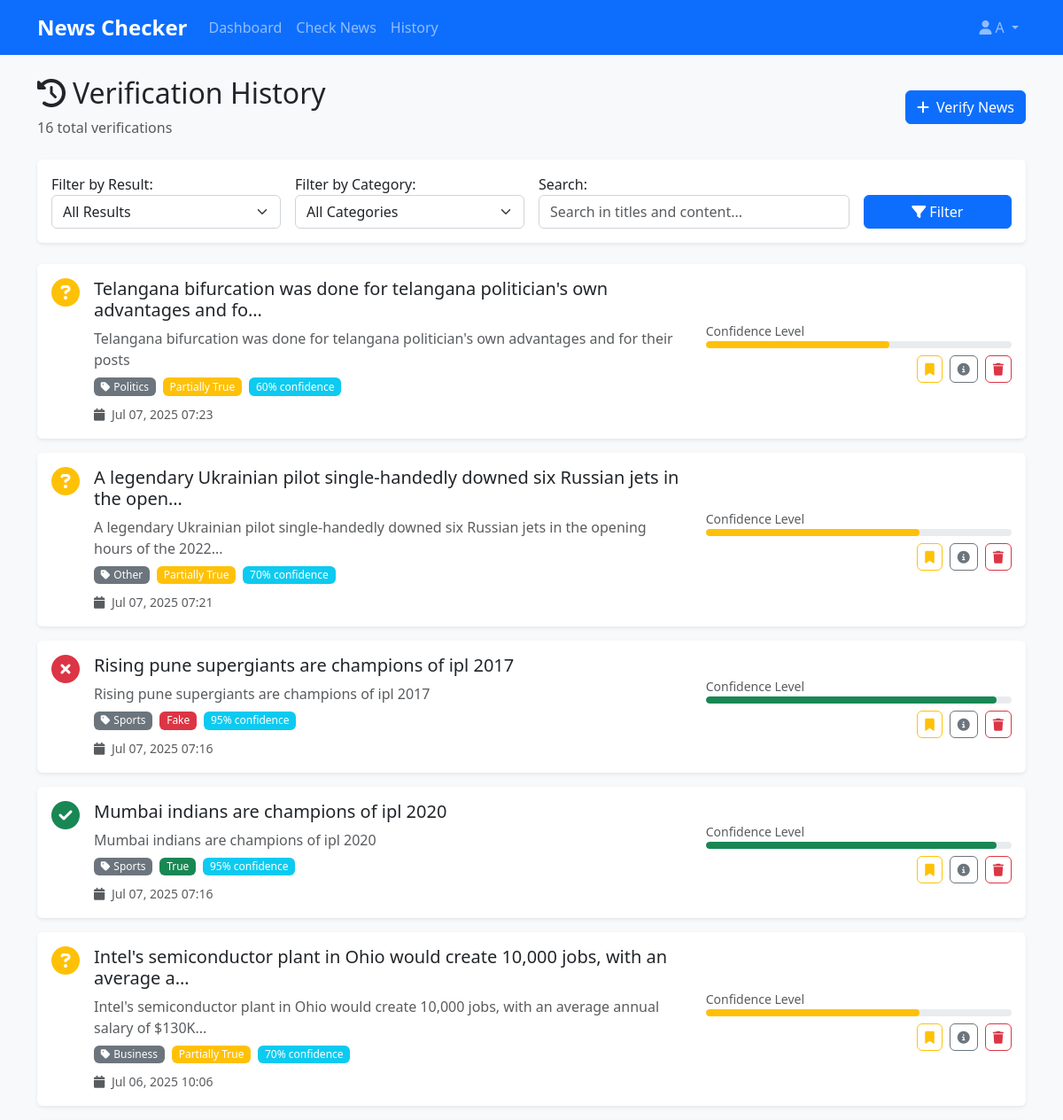
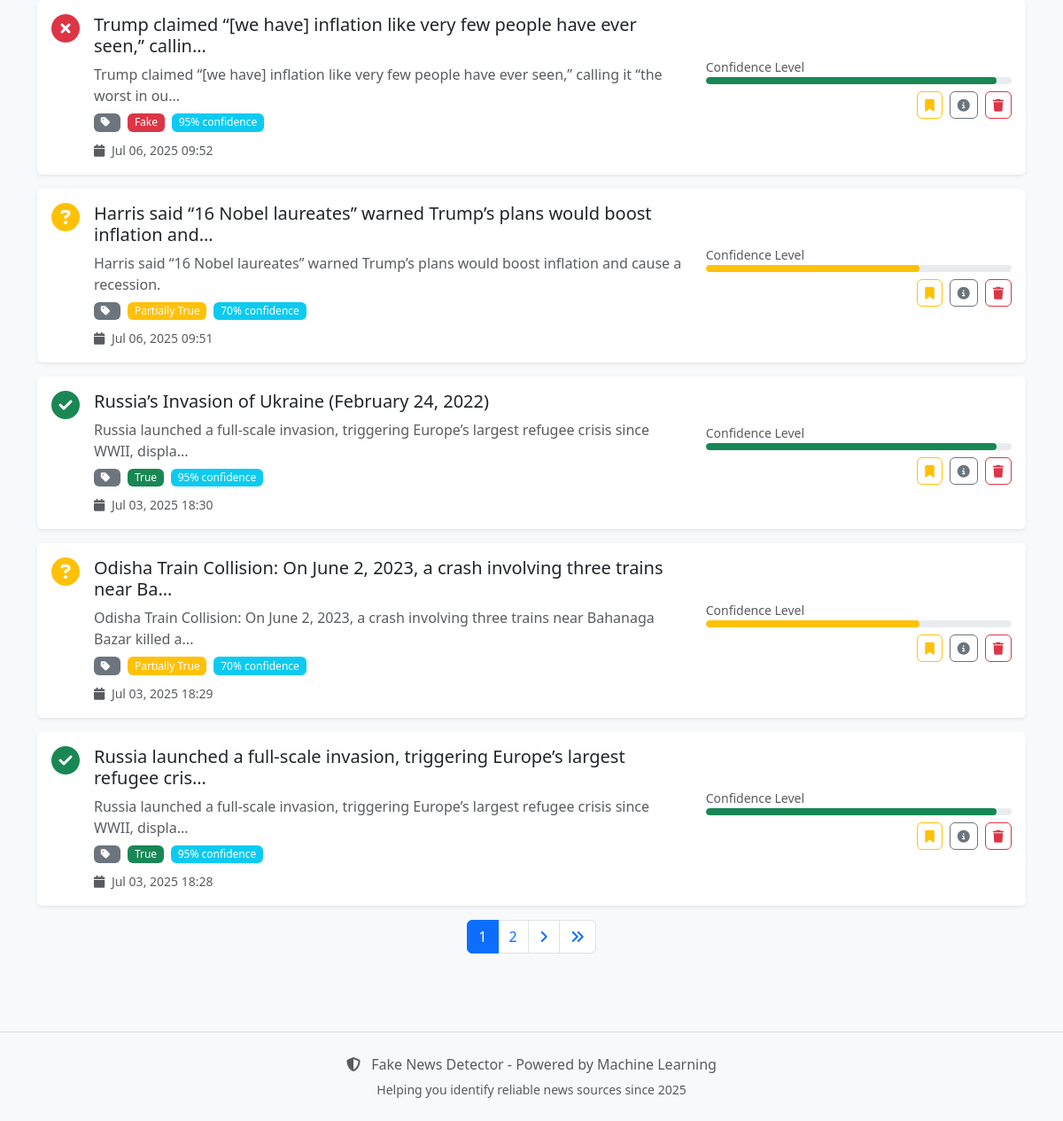
Page /verifier/history/ (signed in) on the earlier database version (2 pictures, top to bottom).
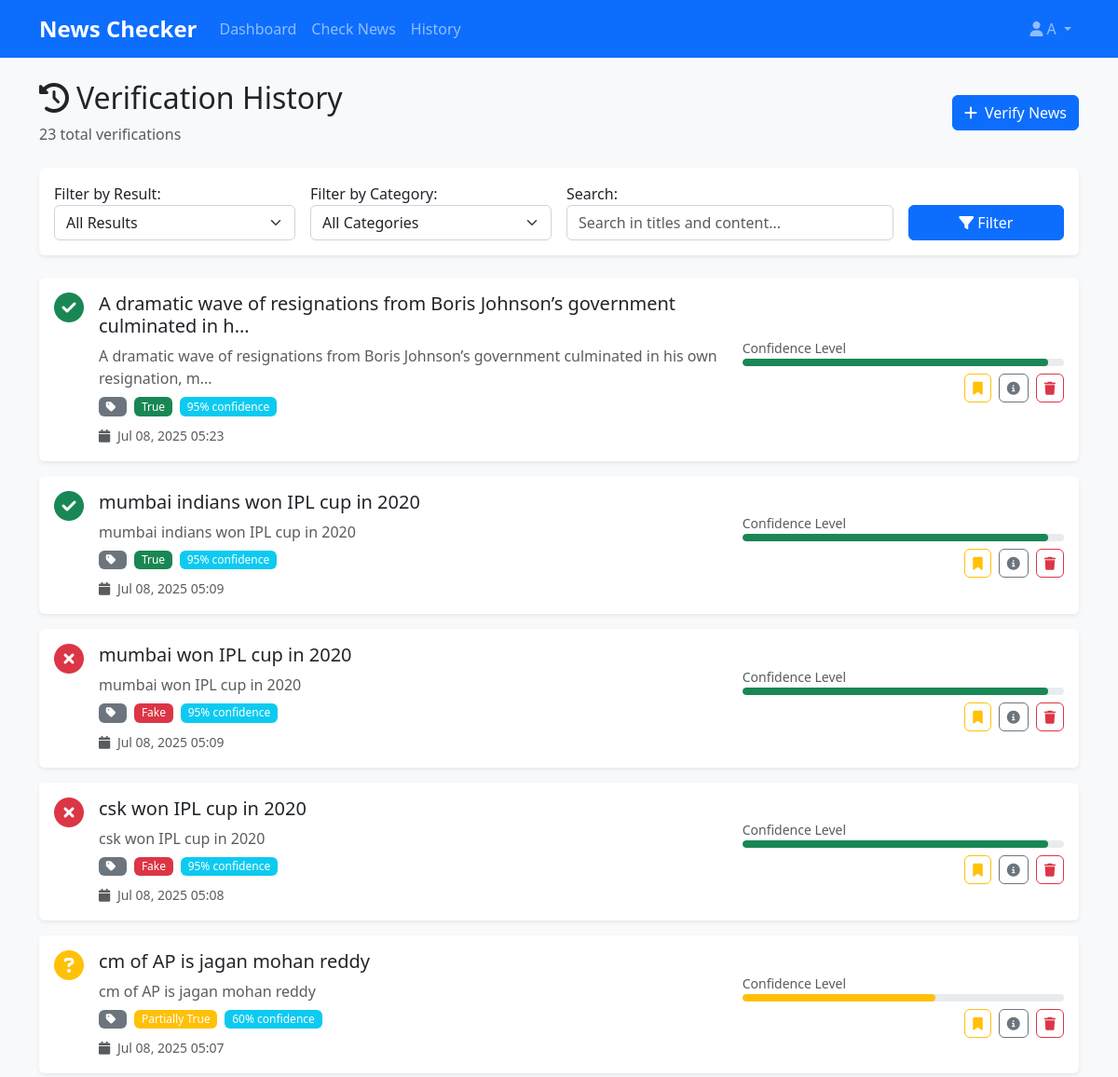
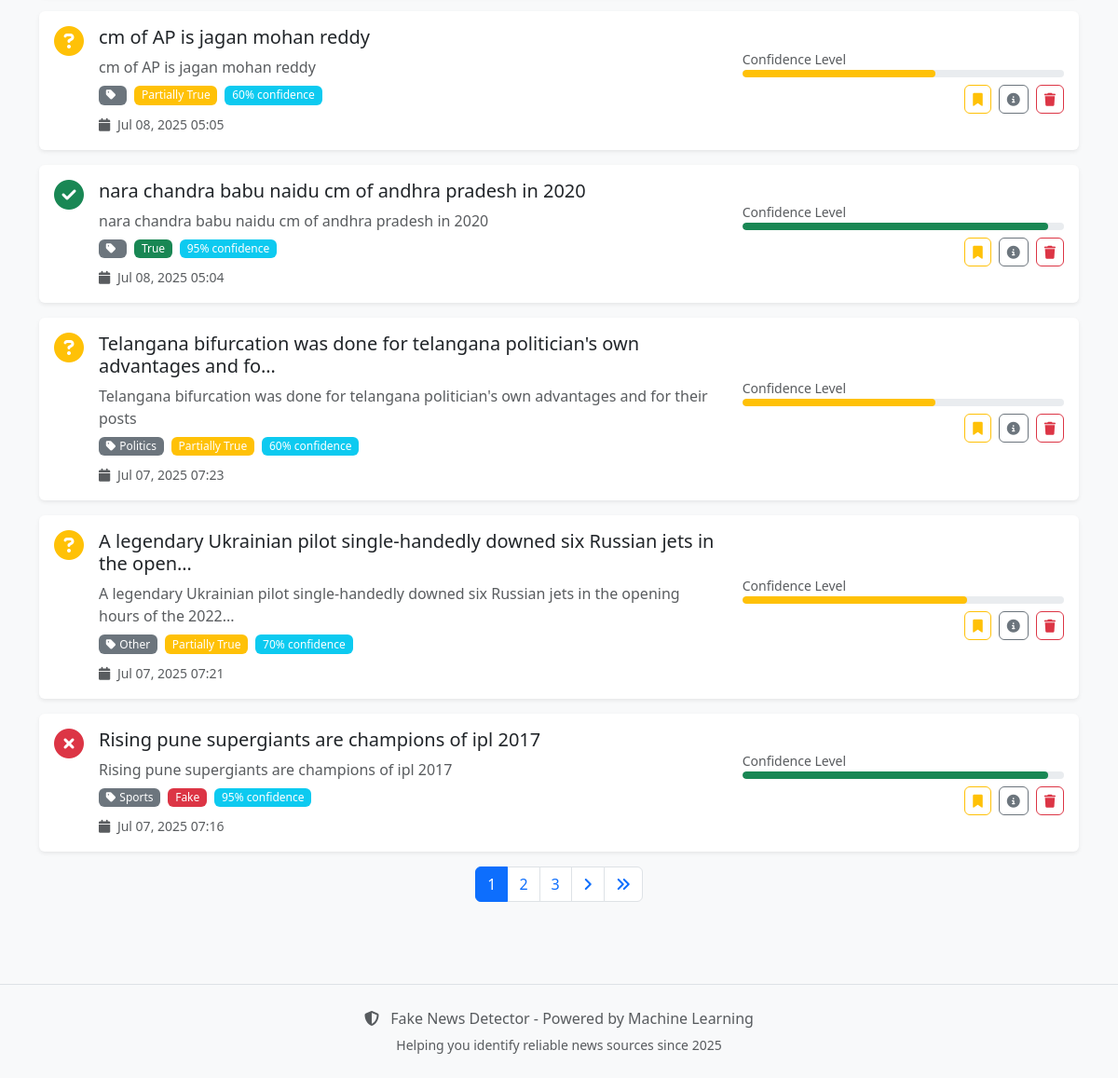
Same page on the later database version (2 pictures, top to bottom).
### verifier/models.py (models this page shows, shortened)
class VerificationResult(models.Model):
    PREDICTION_CHOICES = [
        ('True', 'True News'),
        ('Fake', 'Fake News'),
        ('Partially True', 'Partially True'),
    ]
    CATEGORY_CHOICES = [
        ('Politics', 'Politics'),
        ('Technology', 'Technology'),
        ('Health', 'Health'),
        ('Sports', 'Sports'),
        ('Entertainment', 'Entertainment'),
        ('Business', 'Business'),
        ('Science', 'Science'),
        ('Other', 'Other'),
    ]
    user = models.ForeignKey(User, on_delete=models.CASCADE)
    title = models.CharField(max_length=500)
    content = models.TextField()
    prediction = models.CharField(max_length=20, choices=PREDICTION_CHOICES)
    confidence = models.FloatField(default=0.0)
    category = models.CharField(max_length=20, choices=CATEGORY_CHOICES, default='Other')
    created_at = models.DateTimeField(auto_now_add=True)
    is_bookmarked = models.BooleanField(default=False)
    class Meta:
        ordering = ['-created_at']
    @property
    def content_preview(self):
        return self.content[:100] + '...' if len(self.content) > 100 else self.content

### verifier/views.py (the view)
# urls.py: path('history/', views.verification_history, name='history'),
@login_required
def verification_history(request):
    filter_form = HistoryFilterForm(request.GET)
    results = VerificationResult.objects.filter(user=request.user)
    if filter_form.is_valid():
        result_filter = filter_form.cleaned_data.get('result_filter')
        category_filter = filter_form.cleaned_data.get('category_filter')
        search = filter_form.cleaned_data.get('search')
        if result_filter:
            results = results.filter(prediction=result_filter)
        if category_filter:
            results = results.filter(category=category_filter)
        if search:
            results = results.filter(
                Q(title__icontains=search) | Q(content__icontains=search)
            )
    paginator = Paginator(results, 10)
    page_number = request.GET.get('page')
    page_obj = paginator.get_page(page_number)
    context = {
        'page_obj': page_obj,
        'filter_form': filter_form,
        'total_results': results.count()
    }
    return render(request, 'verifier/history.html', context)

### verifier/forms.py
class HistoryFilterForm(forms.Form):
    RESULT_CHOICES = [
        ('', 'All Results'),
        ('True', 'True News'),
        ('Fake', 'Fake News'),
        ('Partially True', 'Partially True'),
    ]
    result_filter = forms.ChoiceField(
        choices=RESULT_CHOICES,
        required=False,
        widget=forms.Select(attrs={
            'class': 'form-select'
        }),
        label='Filter by Result'
    )
    category_filter = forms.ChoiceField(
        choices=[('', 'All Categories')] + VerificationResult.CATEGORY_CHOICES,
        required=False,
        widget=forms.Select(attrs={
            'class': 'form-select'
        }),
        label='Filter by Category'
    )
    search = forms.CharField(
        required=False,
        widget=forms.TextInput(attrs={
            'class': 'form-control',
            'placeholder': 'Search in titles and content...'
        }),
        label='Search'
    )

### templates/verifier/history.html (shortened to what the changed rows need)
{% extends 'base.html' %}
{% load static %}
{% block content %}
<div class="row">
    <div class="col-12">
        <div class="d-flex justify-content-between align-items-center mb-4">
            <div>
                <h1 class="h2">
                    <i class="fas fa-history me-2"></i>Verification History
                </h1>
                <p class="text-muted mb-0">{{ total_results }} total verification{{ total_results|pluralize }}</p>
            </div>
        </div>
        {% if page_obj %}
            <div class="row">
                {% for result in page_obj %}
                    <div class="col-12 mb-3">
                        <div class="card">
                            <div class="card-body">
                                <div class="row">
                                    <div class="col-md-8">
                                        <div class="d-flex align-items-start">
                                            <div class="me-3">
                                                {% if result.prediction == 'True' %}
                                                    <i class="fas fa-check-circle fa-2x text-success"></i>
                                                {% elif result.prediction == 'Fake' %}
                                                    <i class="fas fa-times-circle fa-2x text-danger"></i>
                                                {% else %}
                                                    <i class="fas fa-question-circle fa-2x text-warning"></i>
                                                {% endif %}
                                            </div>
                                            <div class="flex-grow-1">
                                                <h5 class="card-title mb-2">
                                                    {{ result.title|truncatechars:80 }}
                                                </h5>
                                                <p class="card-text text-muted mb-2">
                                                    {{ result.content_preview }}
                                                </p>
                                                <div class="d-flex flex-wrap gap-2 mb-2">
                                                    <span class="badge bg-secondary">
                                                        <i class="fas fa-tag me-1"></i>{{ result.category }}
                                                    </span>
                                                    <span class="badge {% if result.prediction == 'True' %}bg-success{% elif result.prediction == 'Fake' %}bg-danger{% else %}bg-warning{% endif %}">
                                                        {{ result.prediction }}
                                                    </span>
                                                    <span class="badge bg-info">
                                                        {% widthratio result.confidence 1 100 %}% confidence
                                                    </span>
                                                </div>
                                                <small class="text-muted">
                                                    <i class="fas fa-calendar me-1"></i>
                                                    {{ result.created_at|date:"M d, Y H:i" }}
                                                </small>
                                            </div>
                                        </div>
                                    </div>
                                    <div class="col-md-4">
                                        <div class="d-flex flex-column gap-2 h-100 justify-content-center">
                                            <div>
                                                <small class="text-muted">Confidence Level</small>
                                                <div class="progress" style="height: 8px;">
                                                    <div class="progress-bar {% if result.confidence > 0.7 %}bg-success{% elif result.confidence > 0.5 %}bg-warning{% else %}bg-danger{% endif %}"
                                                         style="width: {% widthratio result.confidence 1 100 %}%">
                                                    </div>
                                                </div>
                                            </div>
                                            <div class="btn-group btn-group-sm justify-content-end" role="group">
                                                <div class="d-flex align-items-center gap-2">
                                                    <form method="post" action="{% url 'verifier:toggle_bookmark' result.id %}" class="m-0">
                                                        <button type="submit" class="btn btn-sm {% if result.is_bookmarked %}btn-warning{% else %}btn-outline-warning{% endif %}" title="{% if result.is_bookmarked %}Remove bookmark{% else %}Bookmark{% endif %}">
                                                            <i class="fas fa-bookmark"></i>
                                                        </button>
                                                    </form>
                                                    <button type="button" class="btn btn-sm btn-outline-secondary" data-bs-toggle="collapse" data-bs-target="#details-{{ result.id }}" title="View details">
                                                        <i class="fas fa-info-circle"></i>
                                                    </button>
                                                    <form method="post" action="{% url 'verifier:delete_result' result.id %}" class="m-0" onsubmit="return confirm('Are you sure you want to delete this result?');">
                                                        <button type="submit" class="btn btn-sm btn-outline-danger" title="Delete">
                                                            <i class="fas fa-trash"></i>
                                                        </button>
                                                    </form>
                                                </div>
                                            </div>
                                        </div>
                                    </div>
                                </div>
                            </div>
                        </div>
                    </div>
                {% endfor %}
            </div>
            {% if page_obj.has_other_pages %}
                <nav aria-label="Verification history pagination">
                    <ul class="pagination justify-content-center">
                        {% for num in page_obj.paginator.page_range %}
                            {% if page_obj.number == num %}
                                <li class="page-item active">
                                    <span class="page-link">{{ num }}</span>
                                </li>
                            {% elif num > page_obj.number|add:'-3' and num < page_obj.number|add:'3' %}
                                <li class="page-item">
                                    <a class="page-link" href="?page={{ num }}">{{ num }}</a>
                                </li>
                            {% endif %}
                        {% endfor %}
                    </ul>
                </nav>
            {% endif %}
        {% endif %}
    </div>
</div>
{% endblock %}

Differences in the rows shown:
no longer on this page (row unchanged): VerificationResult: title "Mumbai indians are champions of ipl 2020", content_preview "Mumbai indians are champions of ipl 2020", category "Sports", prediction "True", confidence "95", created_at "Jul 07, 2025 07:16"
no longer on this page (row unchanged): VerificationResult: title "Intel's semiconductor plant in Ohio would create 10,000 jobs, with an average a…", content_preview "Intel's semiconductor plant in Ohio would create 10,000 jobs, with an average annual salary of $130K...", category "Business", prediction "Partially True", confidence "70", created_at "Jul 06, 2025 10:06"
no longer on this page (row unchanged): VerificationResult: title "Trump claimed “[we have] inflation like very few people have ever seen,” callin…", content_preview "Trump claimed “[we have] inflation like very few people have ever seen,” calling it “the worst in ou...", prediction "Fake", confidence "95", created_at "Jul 06, 2025 09:52"
no longer on this page (row unchanged): VerificationResult: title "Harris said “16 Nobel laureates” warned Trump’s plans would boost inflation and…", content_preview "Harris said “16 Nobel laureates” warned Trump’s plans would boost inflation and cause a recession.", prediction "Partially True", confidence "70", created_at "Jul 06, 2025 09:51"
no longer on this page (row unchanged): VerificationResult: title "Russia’s Invasion of Ukraine (February 24, 2022)", content_preview "Russia launched a full-scale invasion, triggering Europe’s largest refugee crisis since WWII, displa...", prediction "True", confidence "95", created_at "Jul 03, 2025 18:30"
no longer on this page (row unchanged): VerificationResult: title "Odisha Train Collision: On June 2, 2023, a crash involving three trains near Ba…", content_preview "Odisha Train Collision: On June 2, 2023, a crash involving three trains near Bahanaga Bazar killed a...", prediction "Partially True", confidence "70", created_at "Jul 03, 2025 18:29"
no longer on this page (row unchanged): VerificationResult: title "Russia launched a full-scale invasion, triggering Europe’s largest refugee cris…", content_preview "Russia launched a full-scale invasion, triggering Europe’s largest refugee crisis since WWII, displa...", prediction "True", confidence "95", created_at "Jul 03, 2025 18:28"
added VerificationResult: title "A dramatic wave of resignations from Boris Johnson’s government culminated in h…", content_preview "A dramatic wave of resignations from Boris Johnson’s government culminated in his own resignation, m...", prediction "True", confidence "95", created_at "Jul 08, 2025 05:23"
added VerificationResult: title "mumbai indians won IPL cup in 2020", content_preview "mumbai indians won IPL cup in 2020", prediction "True", confidence "95", created_at "Jul 08, 2025 05:09"
added VerificationResult: title "mumbai won IPL cup in 2020", content_preview "mumbai won IPL cup in 2020", prediction "Fake", confidence "95", created_at "Jul 08, 2025 05:09"
added VerificationResult: title "csk won IPL cup in 2020", content_preview "csk won IPL cup in 2020", prediction "Fake", confidence "95", created_at "Jul 08, 2025 05:08"
added VerificationResult: title "cm of AP is jagan mohan reddy", content_preview "cm of AP is jagan mohan reddy", prediction "Partially True", confidence "60", created_at "Jul 08, 2025 05:07"
added VerificationResult: title "cm of AP is jagan mohan reddy", content_preview "cm of AP is jagan mohan reddy", prediction "Partially True", confidence "60", created_at "Jul 08, 2025 05:05"
added VerificationResult: title "nara chandra babu naidu cm of andhra pradesh in 2020", content_preview "nara chandra babu naidu cm of andhra pradesh in 2020", prediction "True", confidence "95", created_at "Jul 08, 2025 05:04"
Other differences:
{{ total_results }}: "16" → "23"
new list line: "3"
